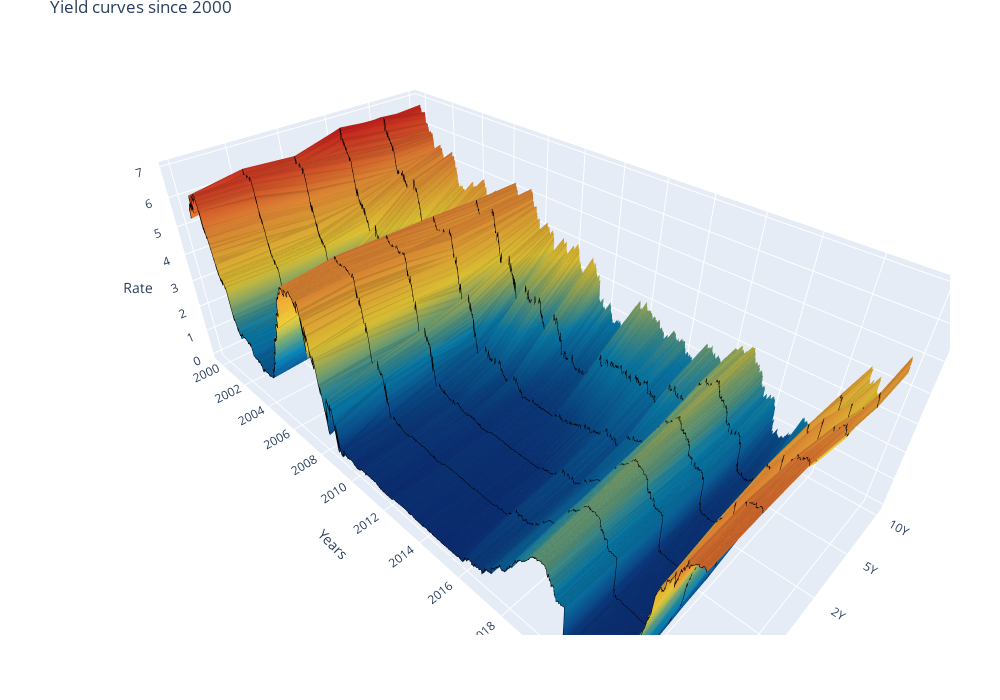

The cell this chart's notebook holds for it:
### Markdown cell above
Plotting the yield curves trough time in 3D

### Code cell
import matplotlib.pyplot as plt
import plotly.graph_objects as go
fig = go.Figure(data=[
    go.Surface(z=rates.values, x=rates.columns, y=rates.index, colorscale='portland', showscale=False,
               contours=dict(
                   x=dict(show=True, color='black')
               ),
               colorbar=dict(title='Rate', tickformat='.2%'))
])

fig.update_layout(
    title='Yield curves since 2000',
    autosize=False,
    width=1000, height=700,
    margin=dict(l=65, r=50, b=65, t=25),
    scene = dict(
        xaxis = dict(autorange='reversed', title='Maturity'),
        yaxis = dict(
            title = 'Years',
            tickmode = 'linear',
            dtick = 'M24'
        ),
        zaxis = dict(title='Rate'),
        aspectmode='manual',
        aspectratio=dict(x=1, y=2, z=0.75),
    )
)
fig.show()

### Figure 1 — Plotly figure (JSON) as saved in the notebook; plotly's stock layout.template omitted (floating-point values rounded to 4 significant figures; data arrays with more than 128 entries replaced by an {"elided": "..."} marker saying what was removed)
{"data": [{"colorbar": {"tickformat": ".2%", "title": {"text": "Rate"}}, "colorscale": [[0, "rgb(12,51,131)"], [0.25, "rgb(10,136,186)"], [0.5, "rgb(242,211,56)"], [0.75, "rgb(242,143,56)"], [1, "rgb(217,30,30)"]], "contours": {"x": {"color": "black", "show": true}}, "showscale": false, "type": "surface", "x": ["3M", "6M", "1Y", "2Y", "5Y", "10Y"], "y": {"elided": "6223 str values"}, "z": {"elided": "6223x6 float values"}}], "layout": {"autosize": false, "height": 700, "margin": {"b": 65, "l": 65, "r": 50, "t": 25}, "scene": {"aspectmode": "manual", "aspectratio": {"x": 1, "y": 2, "z": 0.75}, "xaxis": {"autorange": "reversed", "title": {"text": "Maturity"}}, "yaxis": {"dtick": "M24", "tickmode": "linear", "title": {"text": "Years"}}, "zaxis": {"title": {"text": "Rate"}}}, "title": {"text": "Yield curves since 2000"}, "width": 1000}}
